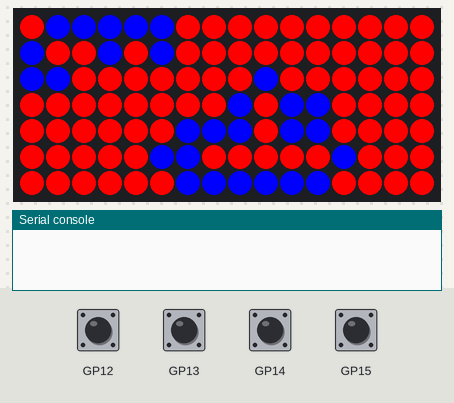
Bench run of a program on a simulated Raspberry Pi Pico running MicroPython. On the bench: 16×7 RGB LED matrix, the last lines printed to the serial console. The test bench sets the inputs (shaded band). Dim RGB values are drawn brighter than linear; random numbers come from a fixed seed.

Above: at 1.2 s.
1.3 s: button A pressed for 0.15 s
At 1.51 s:
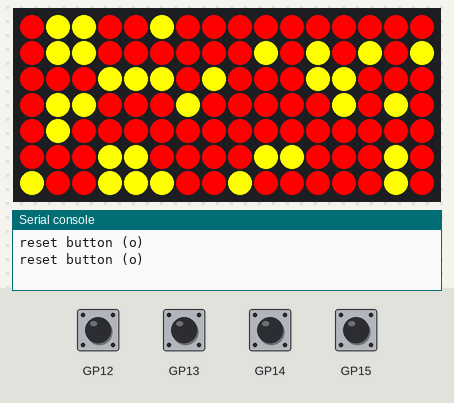
3.3 s: button X pressed for 0.15 s
At 3.65 s:
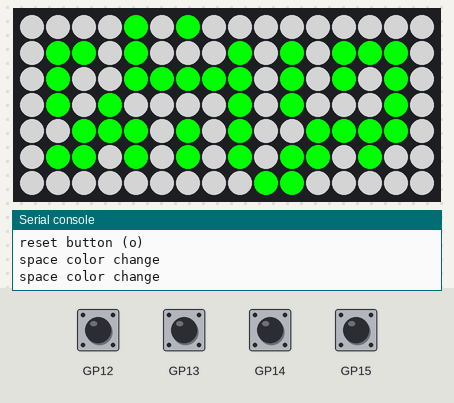
5.5 s: button B pressed for 0.15 s
At 5.94 s:
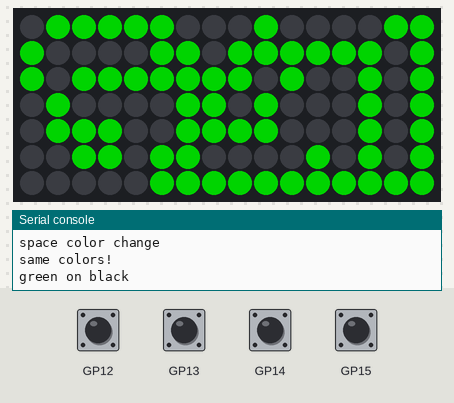
7.8 s: button Y pressed for 0.15 s
At 8.22 s:
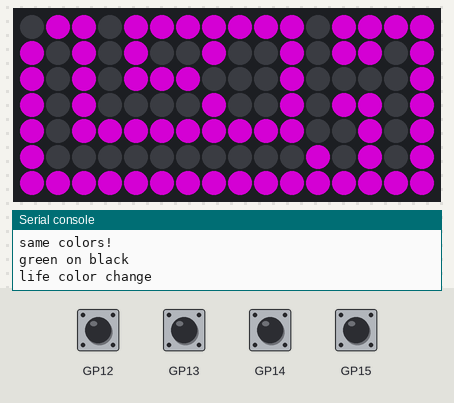
10.0 s: button A pressed for 0.15 s
At 13.08 s:
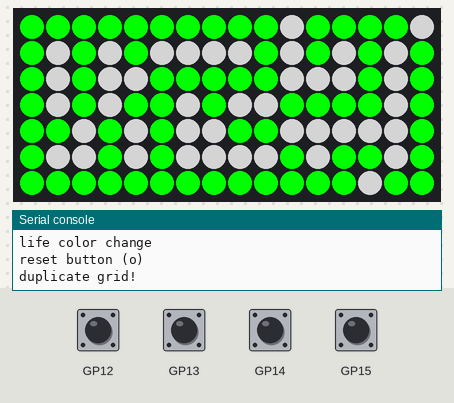
13.1 s: button X pressed for 1 s
At 14.22 s:
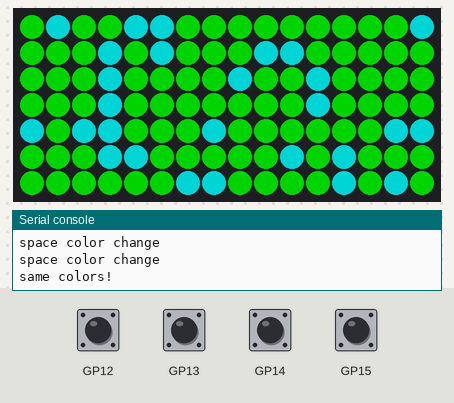

The program:

picolife.py
```python
import picounicorn
from random import randint
import random
import time

picounicorn.init()

w = picounicorn.get_width()
h = picounicorn.get_height()

# Initial probability of a grid square having a tree
initial_life = 0.25

# p = probability of life growing, f = probability of fire
p = 0.0001
f = 0.0005

# Each square's neighbour coordinates
hood = ((-1, -1), (-1, 0), (-1, 1),
        (0, -1), (0, 1),
        (1, -1), (1, 0), (1, 1))


# colors here instead of a lib/module
Black = [0,0,0]
White = [255,255,255]
Red = [255,0,0]
Lime = [0,255,0]
Blue = [0,0,255]
Yellow = [255,255,0]
Cyan = [0,255,255]
Magenta = [255,0,255]
Silver = [192,192,192]
Gray = [128,128,128]
Maroon = [128,0,0]
Olive = [128,128,0]
Green = [0,128,0]
Purple = [128,0,128]
Teal = [0,128,128]
Navy = [0,0,128]


colors = ( Black,White,Red,Lime,Blue,Yellow,Cyan,Magenta,Silver,Gray,Maroon,Olive,Green,Purple,Teal,Navy)

#while not picounicorn.is_pressed(picounicorn.BUTTON_A):  # Wait for Button A to be pressed
#    pass


# Function to populate the initial grid
def initialise():
    global life
    global space
    global new_life
    global new_space
    new_life = None
    new_space = None
    life = random.choice(colors)
    space = random.choice(colors)
    grid = {(x, y): (life if random.random() <= initial_life else space) for x in range(w) for y in range(h)}
    return grid

# Display the grid, in its current state, on UnicornHATMini
def show_grid(grid):
#    picounicorn.clear()
    for x in range(w):
        for y in range(h):
            picounicorn.set_pixel(x, y, *grid[(x, y)])


    # Go through grid, update grid squares based on state of
# square and neighbouring squares
def update_grid(grid):
    global new_space
    global new_life
    global space
    global life
    new_grid = {}
    for x in range(w):
        for y in range(h):
            count = 0
            for dx, dy in hood:
                if grid.get((x + dx, y + dy), space) == life:
                    count += 1
            #print(x,y,count)

            # if new colors are asked
            if not new_space:
                new_space = space
            if not new_life:
                new_life = life
            if grid[(x,y)] == life:
                if count < 2:
                    new_grid[(x,y)] = new_space
                elif count > 4:
                    new_grid[(x,y)] = new_space
                else:
                    new_grid[(x,y)] = new_life
            if grid[(x,y)] == space:
                if count == 3:
                    new_grid[(x,y)] = new_life
                else:
                    new_grid[(x,y)] = new_space


    #print (new_grid)
    space = new_space
    life = new_life
    new_space = None
    new_life = None

    return new_grid


# Main function. Initialises grid, then shows, updates, and
# waits for 1/60 of a second.
def main():
    global space
    global life
    global new_space
    global new_life

    global cnt_dupe
    global cnt_color
    global cnt_button
    global cnt_limit
    cnt_dupe = 0
    cnt_color = 0
    cnt_button = 0
    cnt_limit = 0
    grid = initialise()
    cycles = 0
    while True:
        # duplicate color detection
        if (space == life):
            grid = initialise()
            cycles = 0
            print("same colors!")
            cnt_dupe += 1
        # show the grid and update
        show_grid(grid)
        new_grid = update_grid(grid)
        # trying to change colors
        if (picounicorn.is_pressed(picounicorn.BUTTON_Y)):
            print("life color change")
            new_life = random.choice(colors)
        if (picounicorn.is_pressed(picounicorn.BUTTON_X)):
            print("space color change")
            new_space = random.choice(colors)
        if (picounicorn.is_pressed(picounicorn.BUTTON_B)):
            print("green on black")
            new_space = Black
            new_life = Green
        # duplicate grid detection
        if (new_grid == grid):
            grid = initialise()
            cycles = 0
            print("duplicate grid!")
            cnt_dupe += 1
        else:
            grid = new_grid
            cycles += 1
        # cycle limits
        if (cycles > 500):
            print("limit reached")
            cnt_limit += 1
            cycles = 0
            grid = initialise()
        # reset button
        if (picounicorn.is_pressed(picounicorn.BUTTON_A)):
            print("reset button (o)")
            cnt_button += 1
            cycles = 0
            grid = initialise()
        # update interval
        time.sleep(1 / 8.0)


# Catches control-c and exits cleanly
try:
    main()

except KeyboardInterrupt:
    print("Stats:")
    print("Max cycles:%d" % cnt_limit)
    print("Button press:%d" % cnt_button)
    print("Duplicates:%d" % cnt_dupe)
    print("Same Colors:%d" % cnt_color)
    print("Exiting")
```
